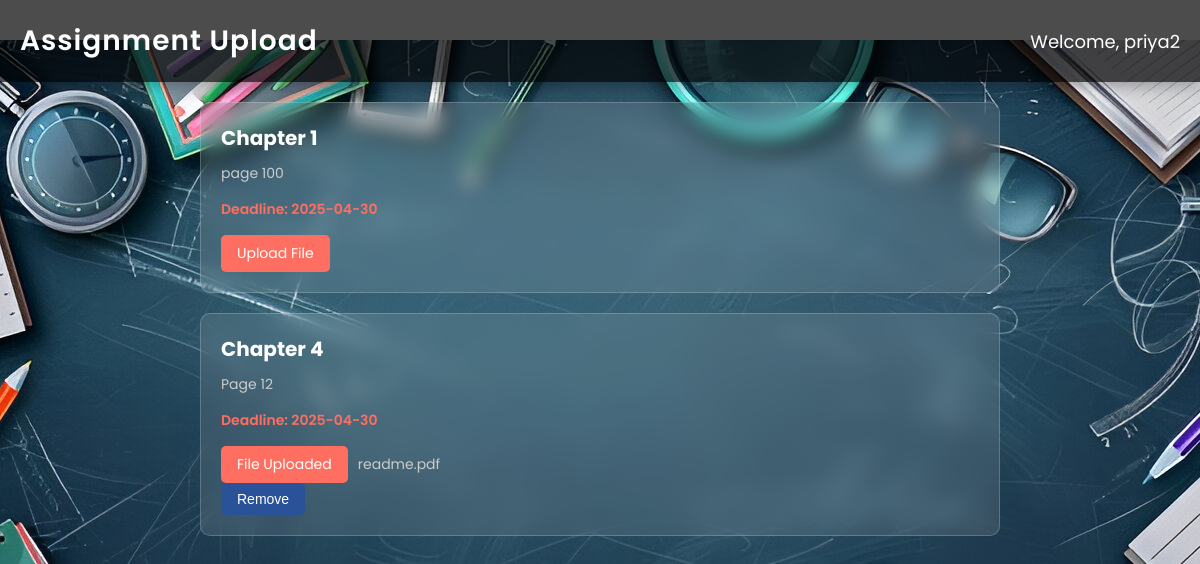
Page /assignment.php (signed in) on the committed database.
### tables this page shows
CREATE TABLE `assignments` (
  `id` int(11) NOT NULL,
  `title` varchar(100) NOT NULL,
  `description` text DEFAULT NULL,
  `deadline` date NOT NULL,
  `created_at` timestamp NOT NULL DEFAULT current_timestamp()
);

### assignment.php (the view, shortened to what this page needs)
<?php
$username = $_SESSION['username'];
$user_id = $username;
$conn = new mysqli("localhost", "root", "", "user");
$assignments = $conn->query("SELECT * FROM assignments WHERE deadline >= CURDATE() ORDER BY deadline");
$submissions = [];
$stmt = $conn->prepare("SELECT assignment_id, file_name FROM student_assignments WHERE user_id = ?");
$stmt->bind_param("s", $user_id);
$stmt->execute();
$result = $stmt->get_result();
while ($row = $result->fetch_assoc()) {
    $submissions[$row['assignment_id']] = $row['file_name'];
}
?>
<!DOCTYPE html>
<html lang="en">
<head>
</head>
<body>
    <header>
        <div class="logo">Assignment Upload</div>
        <div class="username">Welcome, <?php echo htmlspecialchars($username); ?></div>
    </header>
    <main>
        <div class="assignment-container">
            <?php while ($assignment = $assignments->fetch_assoc()):
                $title = $assignment['title'];
            ?>
            <div class="assignment-card">
                <h3><?php echo htmlspecialchars($title); ?></h3>
                <p><?php echo htmlspecialchars($assignment['description']); ?></p>
                <p class="deadline">Deadline: <?php echo htmlspecialchars($assignment['deadline']); ?></p>
                <form method="POST" enctype="multipart/form-data" class="file-upload">
                    <label for="file<?php echo md5($title); ?>">
                        <?php echo isset($submissions[$title]) ? 'File Uploaded' : 'Upload File'; ?>
                    </label>
                    <span class="file-name">
                        <?php echo isset($submissions[$title]) ? $submissions[$title] : ''; ?>
                    </span>
                </form>
                <?php if (isset($submissions[$title])): ?>
                    <form method="POST" class="file-upload">
                        <button type="submit" name="remove_file" class="remove-btn">Remove</button>
                    </form>
                <?php endif; ?>
            </div>
            <?php endwhile; ?>
        </div>
    </main>
</body>
</html>

### assignment.php (style rules this page uses)
body { font-family: 'Poppins', sans-serif; margin: 0; padding: 0; background: url('upload.jpg') no-repeat center center fixed; color: #fff; min-height: 100vh; overflow-x: hidden; }
header { display: flex; justify-content: space-between; align-items: center; padding: 20px; background: rgba(0, 0, 0, 0.7); position: sticky; top: 0; z-index: 1000; box-shadow: 0 4px 15px rgba(0, 0, 0, 0.3); }
.logo { font-size: 28px; font-weight: 600; letter-spacing: 1px; color: #fff; }
.username { font-size: 18px; font-weight: 400; color: #fff; }
main { padding: 20px; max-width: 800px; margin: 0 auto; }
.assignment-container { display: flex; flex-direction: column; gap: 20px; }
.assignment-card { background: rgba(255, 255, 255, 0.1); padding: 20px; border-radius: 10px; backdrop-filter: blur(10px); border: 1px solid rgba(255, 255, 255, 0.2); transition: background 0.3s ease; }
.assignment-card h3 { margin: 0 0 10px; font-size: 20px; }
.assignment-card p { margin: 0 0 15px; font-size: 14px; color: #ccc; }
.assignment-card .deadline { font-weight: 600; color: #ff6f61; }
.assignment-card .file-upload { display: flex; align-items: center; gap: 10px; flex-wrap: wrap; }
.assignment-card .file-upload label { background: #ff6f61; border: none; color: white; padding: 8px 16px; border-radius: 5px; cursor: pointer; font-size: 14px; transition: background 0.3s ease; flex-shrink: 0; }
.assignment-card .file-upload .file-name { font-size: 14px; color: #ccc; word-break: break-all; }
.assignment-card .file-upload .remove-btn { background: #2a5298; border: none; color: white; padding: 8px 16px; border-radius: 5px; cursor: pointer; font-size: 14px; transition: background 0.3s ease; flex-shrink: 0; }

### rows in the picture
assignments: title "Chapter 1", description "page 100", deadline "2025-04-30", shows "Upload File"
assignments: title "Chapter 4", description "Page 12", deadline "2025-04-30", shows "File Uploaded", title "readme.pdf"

### other values in the picture
$username "priya2"
